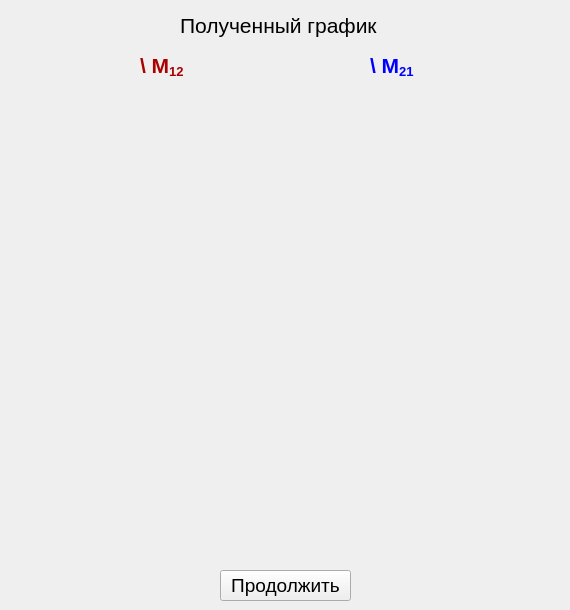
   <widget class="QWidget" name="graph">
    <widget class="QPushButton" name="go_ex_2">
     <property name="geometry">
      <rect>
       <x>220</x>
       <y>570</y>
       <width>131</width>
       <height>31</height>
      </rect>
     </property>
     <property name="font">
      <font>
       <pointsize>14</pointsize>
      </font>
     </property>
     <property name="text">
      <string>Продолжить</string>
     </property>
    </widget>
    <widget class="QLabel" name="label_3">
     <property name="geometry">
      <rect>
       <x>180</x>
       <y>10</y>
       <width>221</width>
       <height>31</height>
      </rect>
     </property>
     <property name="font">
      <font>
       <pointsize>16</pointsize>
      </font>
     </property>
     <property name="text">
      <string>Полученный график</string>
     </property>
    </widget>
    <widget class="QWidget" name="horizontalLayoutWidget">
     <property name="geometry">
      <rect>
       <x>20</x>
       <y>90</y>
       <width>541</width>
       <height>461</height>
      </rect>
     </property>
     <layout class="QHBoxLayout" name="horizontalLayout"/>
    </widget>
    <widget class="QLabel" name="label_11">
     <property name="geometry">
      <rect>
       <x>140</x>
       <y>50</y>
       <width>71</width>
       <height>31</height>
      </rect>
     </property>
     <property name="text">
      <string>&lt;html&gt;&lt;head/&gt;&lt;body&gt;&lt;p&gt;&lt;span style=&quot; font-size:16pt; font-weight:600; color:#aa0000;&quot;&gt;\ M&lt;/span&gt;&lt;span style=&quot; font-size:16pt; font-weight:600; color:#aa0000; vertical-align:sub;&quot;&gt;12&lt;/span&gt;&lt;/p&gt;&lt;/body&gt;&lt;/html&gt;</string>
     </property>
    </widget>
    <widget class="QLabel" name="label_12">
     <property name="geometry">
      <rect>
       <x>370</x>
       <y>50</y>
       <width>71</width>
       <height>31</height>
      </rect>
     </property>
     <property name="text">
      <string>&lt;html&gt;&lt;head/&gt;&lt;body&gt;&lt;p&gt;&lt;span style=&quot; font-size:16pt; font-weight:600; color:#0000ff;&quot;&gt;\ M&lt;/span&gt;&lt;span style=&quot; font-size:16pt; font-weight:600; color:#0000ff; vertical-align:sub;&quot;&gt;21&lt;/span&gt;&lt;/p&gt;&lt;/body&gt;&lt;/html&gt;</string>
     </property>
    </widget>
   </widget>
